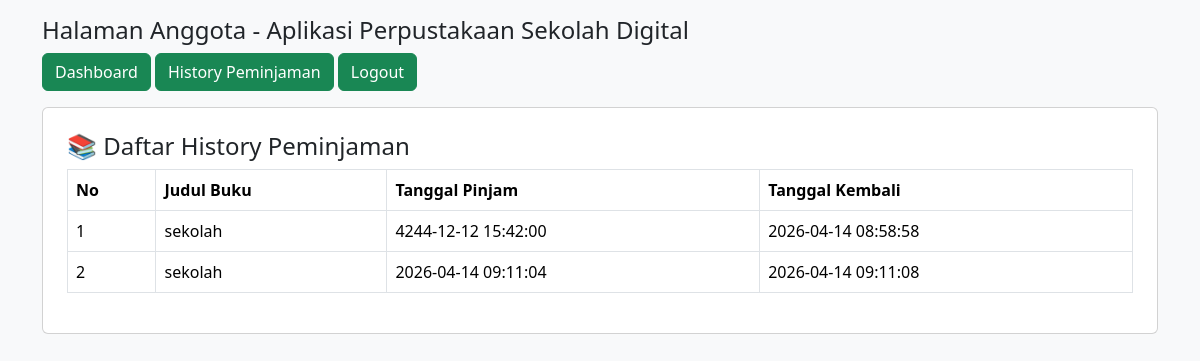
Screenshot of /anggota/dashboard.php?halaman=history (signed in) with the database file from the repository.
### tables this page shows
CREATE TABLE `transaksi` (
  `id_transaksi` int(11) NOT NULL,
  `id_anggota` int(11) NOT NULL,
  `id_buku` int(11) NOT NULL,
  `tgl_pinjam` datetime NOT NULL DEFAULT current_timestamp(),
  `tgl_kembali` datetime NOT NULL DEFAULT current_timestamp(),
  `status_transaksi` enum('peminjaman','pengembalian') NOT NULL
);

CREATE TABLE `buku` (
  `id_buku` int(11) NOT NULL,
  `judul_buku` varchar(100) NOT NULL,
  `pengarang` varchar(100) NOT NULL,
  `penerbit` varchar(100) NOT NULL,
  `tahun_terbit` year(4) NOT NULL,
  `status` enum('tersedia','tidak') NOT NULL,
  `stok` int(11) NOT NULL
);

### anggota/history.php (the view)
<h4>📚 Daftar History Peminjaman</h4>
<table class="table table-bordered">
    <tr class="fw-bold">
        <td>No</td>
        <td>Judul Buku</td>
        <td>Tanggal Pinjam</td>
        <td>Tanggal Kembali</td>
    </tr>
    <?php
    $no = 1;
    $query = "SELECT*FROM transaksi,buku WHERE buku.id_buku=transaksi.id_buku AND
                transaksi.id_anggota=$_SESSION[id_anggota] AND status_transaksi='pengembalian'";
    $data  = mysqli_query($koneksi, $query);
    foreach ($data as $peminjaman) { ?>
        <tr>
            <td><?= $no++; ?></td>
            <td><?= $peminjaman['judul_buku'] ?></td>
            <td><?= $peminjaman['tgl_pinjam'] ?></td>
            <td><?= $peminjaman['tgl_kembali'] ?></td>
        </tr>
   <?php } ?>
</table>

### rows the page displays
transaksi: id_buku.judul_buku "sekolah", tgl_pinjam "4244-12-12 15:42:00", tgl_kembali "2026-04-14 08:58:58"
transaksi: id_buku.judul_buku "sekolah", tgl_pinjam "2026-04-14 09:11:04", tgl_kembali "2026-04-14 09:11:08"
